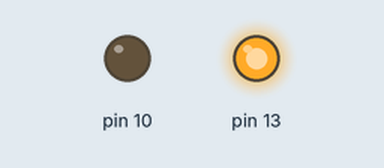
Recording of a sketch running on a simulated Arduino Uno, built with avr-gcc and run on an emulated ATmega328P. On the bench: output pins drawn as LEDs (lit = HIGH).

Above: at 0.7 s.
At 5.2 s:
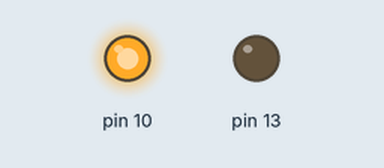
Timing chart, 0 to 6.9 s (numbered marks = the images above):
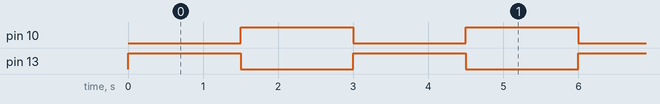

The sketch:

bp4-opdracht1.ino
```cpp
void setup() {
  // set up de outputs
  pinMode(13, OUTPUT);
  pinMode(10, OUTPUT);
}

void loop() {
  // zet poort 13 aan, 10 uit
  digitalWrite(13, HIGH);
  digitalWrite(10, LOW);

  delay(1500);   // wacht 1,5 seconden

  // zet poort 10 aan, 13 uit
  digitalWrite(13, LOW);
  digitalWrite(10, HIGH);

  delay(1500);   // wacht 1,5 seconden
}
```

Measured:
- by itself, pin 10, pin 13: alternates HIGH for 1.5 s and LOW for 1.5 s
